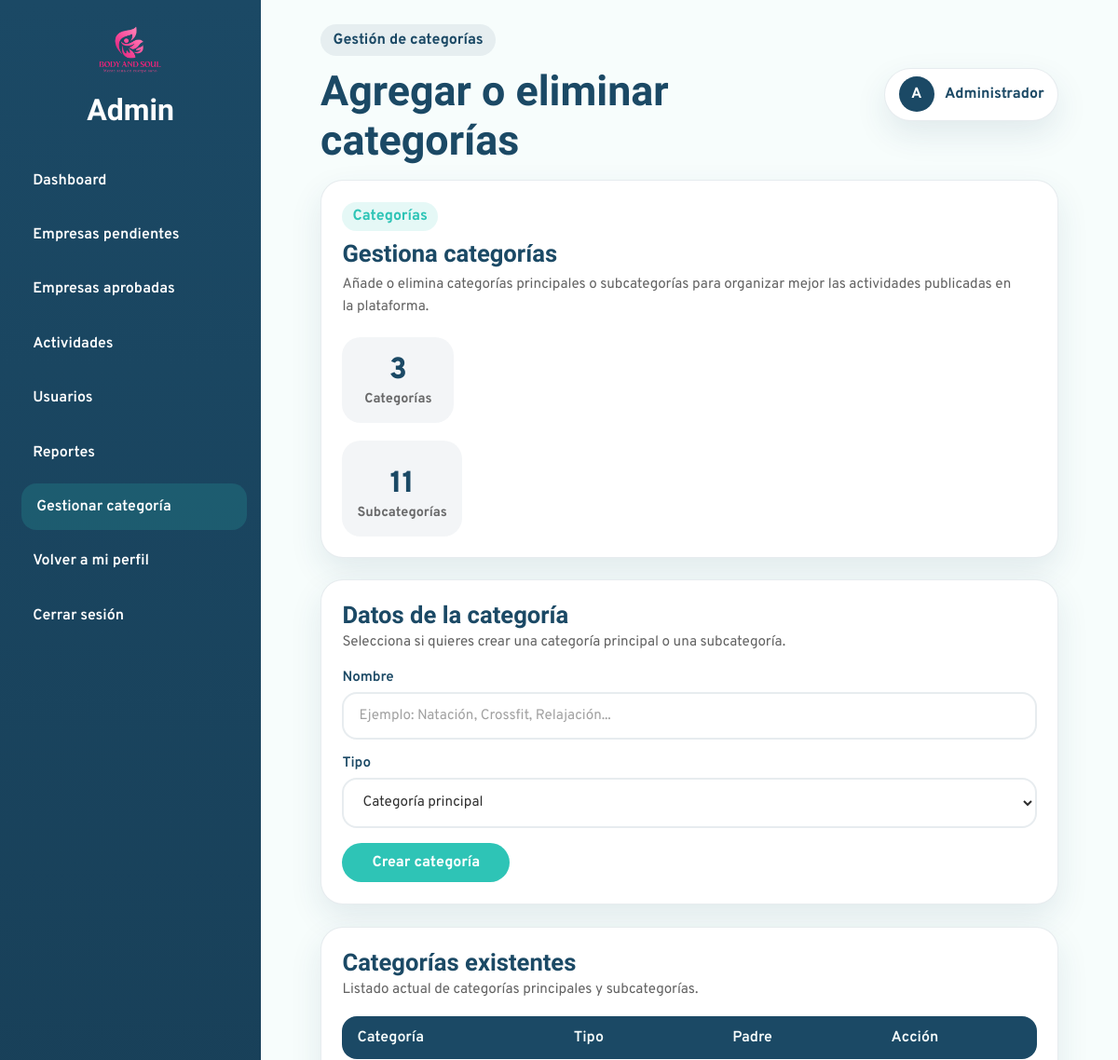
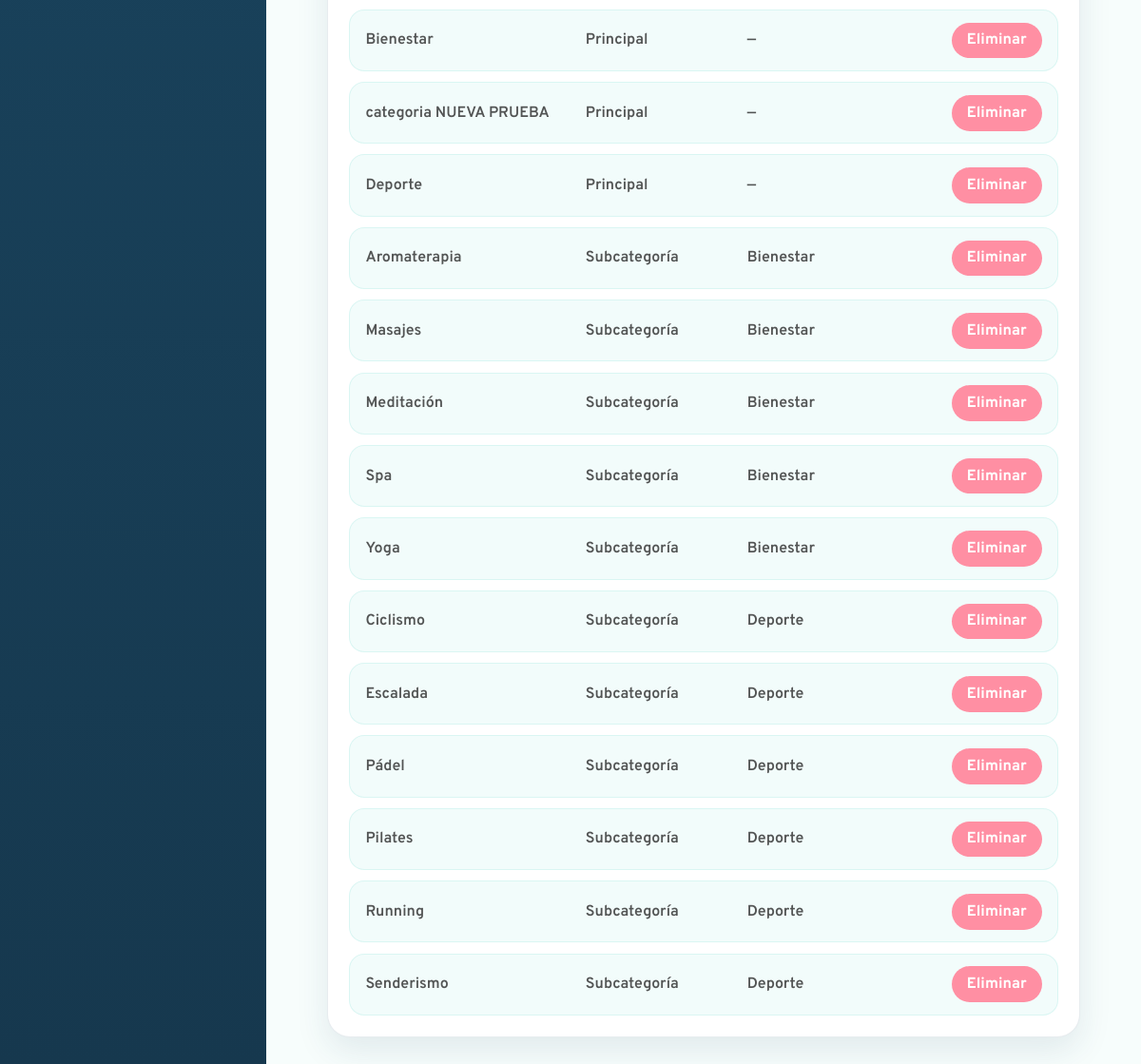
/Admin/crear-categoria.php (signed in), run on the app's committed database (2 pictures, top to bottom).
### tables this page shows
CREATE TABLE `categoria` (
  `id_categoria` int(11) NOT NULL,
  `nombre` varchar(100) NOT NULL,
  `id_categoria_padre` int(11) DEFAULT NULL
);

### bd/bdadmin.php (called while the page is built, shortened)
<?php
class bdadmin{
public $pdo = "";
public function __construct($host,$port,$db,$user,$pass) {
    $this->pdo = new PDO("mysql:host=".$host.";port=".$port.";dbname=".$db.";charset=utf8", $user, $pass);
    }
public function ObtenerCategoriasAdmin(){
    $sentencia = "SELECT
                c.id_categoria,
                c.nombre,
                c.id_categoria_padre,
                cp.nombre AS categoria_padre
            FROM categoria c
            LEFT JOIN categoria cp ON c.id_categoria_padre = cp.id_categoria
            ORDER BY cp.nombre ASC, c.nombre ASC";
    $ejecucion = $this->pdo->prepare($sentencia);
    $ejecucion->execute();
    return $ejecucion->fetchAll(PDO::FETCH_ASSOC);
}
}

### Admin/crear-categoria.php (the view, shortened to what this page needs)
<?php
require_once("head-admin.php");
$categorias = $bdadmin->ObtenerCategoriasAdmin();
$totalPadres = 0;
$totalSubcategorias = 0;
foreach($categorias as $categoria){
    if($categoria["id_categoria_padre"] == null){
        $totalPadres++;
    }else{
        $totalSubcategorias++;
    }
}
?>
<main class="admin-content">
  <section class="admin-hero-card">
    <div class="admin-hero-text">
      <span class="section-badge">Categorías</span>
      <h3>Gestiona categorías</h3>
      <p>
        Añade o elimina categorías principales o subcategorías para organizar mejor las actividades publicadas en la plataforma.
      </p>
    </div>
    <div class="admin-hero-stat">
      <span class="admin-hero-number"><?= $totalPadres ?></span>
      <span class="admin-hero-label">Categorías</span>
    </div>
    <div class="admin-hero-stat">
      <span class="admin-hero-number" style="margin-top:0.7rem;"><?= $totalSubcategorias ?></span>
      <span class="admin-hero-label">Subcategorías</span>
    </div>
  </section>
  <section class="admin-form-card">
    <div class="admin-form-header">
      <h3>Datos de la categoría</h3>
      <p>Selecciona si quieres crear una categoría principal o una subcategoría.</p>
    </div>
    <form action="" method="post" class="admin-category-form">
      <div class="form-group">
        <label for="nombre_categoria">Nombre</label>
        <input
          type="text"
          id="nombre_categoria"
          name="nombre_categoria"
          placeholder="Ejemplo: Natación, Crossfit, Relajación..."
        >
      </div>
      <div class="form-group">
        <label for="tipo_categoria">Tipo</label>
        <select id="tipo_categoria" name="tipo_categoria">
          <option value="principal">Categoría principal</option>
        </select>
      </div>
      <button type="submit" name="crear_categoria" class="btn-submit-category">
        Crear categoría
      </button>
    </form>
  </section>
  <section class="admin-form-card" style="margin-top: 1.5rem;">
    <div class="admin-form-header">
      <h3>Categorías existentes</h3>
      <p>Listado actual de categorías principales y subcategorías.</p>
    </div>
    <div class="report-table">
      <div class="report-table-row report-table-head">
        <span>Categoría</span>
        <span>Tipo</span>
        <span>Padre</span>
        <span>Acción</span>
      </div>
      <?php foreach($categorias as $categoria): ?>
        <div class="report-table-row categoria-row">
          <span><?= htmlspecialchars($categoria["nombre"]) ?></span>
          <span>
            <?= $categoria["id_categoria_padre"] == null ? "Principal" : "Subcategoría" ?>
          </span>
          <span class="categoria-padre">
            <?= htmlspecialchars($categoria["categoria_padre"] ?? "—") ?>
          </span>
          <a href="crear-categoria.php?eliminar_categoria=<?= $categoria["id_categoria"] ?>"
            class="btn-reject"
            onclick="return confirm('¿Seguro que quieres eliminar esta categoría?');">
            Eliminar
          </a>
        </div>
      <?php endforeach; ?>
    </div>
  </section>
</main>
</div>
</div>
</body>
</html>

### css/admin-styles/admin-dashboard.css (style rules this page uses)
:root { --admin-primary: #1B4965; --admin-primary-dark: #16384E; --admin-secondary: #2EC4B6; --admin-accent: #FF8FA3; --admin-bg: #F7FDFC; --admin-surface: #ffffff; --admin-text: #2E2E2E; --admin-border: rgba(27, 73, 101, 0.10); --admin-shadow: 0 14px 34px rgba(27, 73, 101, 0.10); --admin-radius: 24px; --admin-transition: all 0.3s ease; }
* { box-sizing: border-box; }
body.admin-dashboard-body { margin: 0; font-family: "Overpass", sans-serif; background-color: var(--admin-bg); color: var(--admin-text); }
.admin-content { padding: 0 2rem 2rem; }
.btn-approve, .btn-reject { border: none; border-radius: 999px; padding: 0.7rem 1rem; font-weight: 700; cursor: pointer; transition: var(--admin-transition); }
.btn-reject { background-color: var(--admin-accent); color: #ffffff; }

### css/admin-styles/crear-categoria.css (style rules this page uses)
.report-table { display: flex; flex-direction: column; gap: 0.7rem; }
.report-table-row { display: grid; grid-template-columns: 1.5fr 1fr 1fr; gap: 1rem; align-items: center; padding: 0.8rem 1rem; background-color: rgba(46, 196, 182, 0.06); border: 1px solid rgba(46, 196, 182, 0.12); border-radius: 16px; }
.report-table-head { background-color: #1B4965; color: #F7FDFC; font-weight: 800; border: none; }
.report-table-head span { color: #F7FDFC !important; }
.report-table-row span { color: rgba(46, 46, 46, 0.82); font-weight: 600; }
.admin-content > .admin-form-card { width: 100%; max-width: none; }
.categoria-row, .report-table-head { grid-template-columns: 1.3fr 1fr 1fr 120px; }
.categoria-row .btn-reject { justify-self: end; padding: 0.55rem 0.9rem; }
.report-table .report-table-row { display: grid; grid-template-columns: 1.4fr 1fr 1fr 140px; align-items: center; }
.report-table .report-table-row span, .report-table .report-table-row strong { align-self: center; }
.report-table .report-table-row .btn-reject { justify-self: end; width: auto; padding: 0.55rem 1rem; margin: 0; }

### css/admin-styles/reportes.css (style rules this page uses)
.report-table { display: flex; flex-direction: column; gap: 0.7rem; }
.report-table-row { display: grid; grid-template-columns: 1.5fr 1.3fr 90px; gap: 1rem; align-items: center; padding: 0.8rem 1rem; background-color: rgba(46, 196, 182, 0.06); border: 1px solid rgba(46, 196, 182, 0.12); border-radius: 16px; }
.report-table-row span { color: rgba(46, 46, 46, 0.82); font-weight: 600; }
.report-table-head { background-color: #1B4965; color: #F7FDFC; font-weight: 800; border: none; }
.report-table-head span { color: inherit; }

### data on the page
categoria: nombre "Bienestar", shows "Principal", categoria_padre "—"
categoria: nombre "categoria NUEVA PRUEBA", shows "Principal", categoria_padre "—"
categoria: nombre "Deporte", shows "Principal", categoria_padre "—"
categoria: nombre "Aromaterapia", shows "Subcategoría", id_categoria_padre.nombre "Bienestar"
categoria: nombre "Masajes", shows "Subcategoría", id_categoria_padre.nombre "Bienestar"
categoria: nombre "Meditación", shows "Subcategoría", id_categoria_padre.nombre "Bienestar"
categoria: nombre "Spa", shows "Subcategoría", id_categoria_padre.nombre "Bienestar"
categoria: nombre "Yoga", shows "Subcategoría", id_categoria_padre.nombre "Bienestar"
categoria: nombre "Ciclismo", shows "Subcategoría", id_categoria_padre.nombre "Deporte"
categoria: nombre "Escalada", shows "Subcategoría", id_categoria_padre.nombre "Deporte"
categoria: nombre "Pádel", shows "Subcategoría", id_categoria_padre.nombre "Deporte"
categoria: nombre "Pilates", shows "Subcategoría", id_categoria_padre.nombre "Deporte"
categoria: nombre "Running", shows "Subcategoría", id_categoria_padre.nombre "Deporte"
categoria: nombre "Senderismo", shows "Subcategoría", id_categoria_padre.nombre "Deporte"

### other printed values
$etiquetaPagina "Gestión de categorías"
$tituloPagina "Agregar o eliminar categorías"
$totalPadres "3"
$totalSubcategorias "11"
